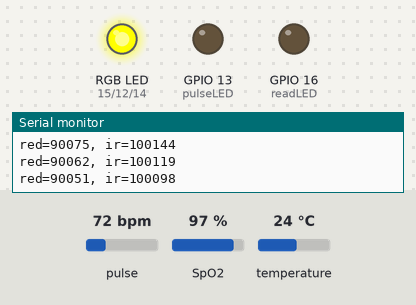
Bench run of a sketch on a simulated ESP8266 (NodeMCU). On the bench: an RGB LED mixed from three pins (HIGH = lit), output pins drawn as LEDs (lit = HIGH), the last lines printed to the serial monitor. Inputs (shaded band) come from the test bench; at power-on: pulse 72 bpm, SpO2 97 %, temperature 24 °C. WiFi joins after 1.5 s; servers stay silent unless stated; uploads are accepted with an empty reply.

Above: at 15.4 s.
15.5 s: pulse set to 53 bpm
At 20.1 s:
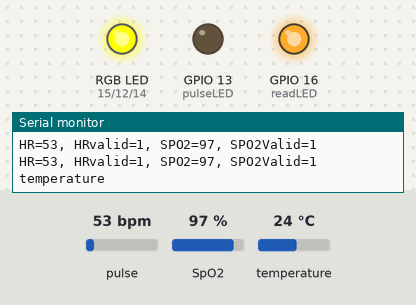
20.3 s: pulse set to 48 bpm
At 21.0 s:
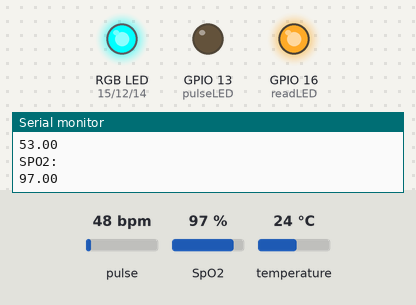
Timing chart, 0 to 24.5 s (numbered marks = the images above; inputs shaded):
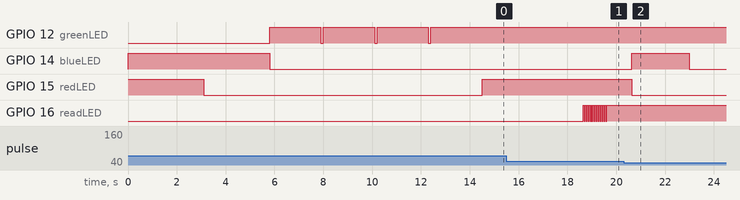

The sketch:

IOT-Challenge-NodeMCU-Program-File.ino
```cpp
/*
Author: Erick Alberto Bustos Cruz

Using: SparkFun MAX3010x Pulse and Proximity Library

Script that:
1) Takes oxygen, temperature and heart rate measurments using a NODEMCU
2) Sends them back to the comuputer via WiFi
3) And publishes them in a Local Database

*/

// Internet Connection
#include <ESP8266WiFi.h>
#include <WiFiClient.h>

const char *ssid = "WiFi Name";
const char *password = "WiFi Password";

char host[48];
String strhost = "Your computer's IP";

String strurl = "/path/save_data_db.php"; // Location of php file to send information to the Data Base

//RGB Pin Declaration NodeMCU
int redLED  = 15;   //D8
int greenLED = 12;  //D5
int blueLED  = 14;   //D6

WiFiClient clientWiFi;

//Declarations for  MAX30102 sensor
#include <Wire.h>
#include "MAX30105.h"
#include "heartRate.h"
#include "spo2_algorithm.h"

MAX30105 particleSensor;
#define MAX_BRIGHTNESS 255

//Variables to obtain data
const byte RATE_SIZE = 4;
byte hrates[RATE_SIZE];
long lastBeat = 0;
byte rateSpot = 0;
float beatsPerMinute;
int beatAvg;
float valuesox[2];

//Variables to be saved in database
float temp; // Temperature
float heart_rate; // Heart Rate
float spo; // %SpO2


bool spocond = true;
bool heartRatecond = true;

//Creation of variables for oximetry measurement

#if defined(__AVR_ATmega328P__) || defined(__AVR_ATmega168__)
//Arduino Uno doesn't have enough SRAM to store 100 samples of IR led data and red led data in 32-bit format
//To solve this problem, 16-bit MSB of the sampled data will be truncated. Samples become 16-bit data.
uint16_t irBuffer[100]; //infrared LED sensor data
uint16_t redBuffer[100];  //red LED sensor data
#else

uint32_t irBuffer[100]; //infrared LED sensor data
uint32_t redBuffer[100];  //red LED sensor data
#endif

int32_t bufferLength; //data length
int32_t spo2; //SPO2 value
int8_t validSPO2; //indicator to show if the SPO2 calculation is valid
int32_t heartRate; //heart rate value
int8_t validHeartRate; //indicator to show if the heart rate calculation is valid

byte pulseLED = 13; //Must be on PWM pin
byte readLED = 16; //Blinks with each data read

//LED COLOR FUNCTIONS
void off()
{
  digitalWrite(redLED, LOW);
  digitalWrite(greenLED, LOW);
  digitalWrite(blueLED, LOW);
  delay(100);
}
void red()
{
  //RED
  digitalWrite(redLED, HIGH);
  digitalWrite(greenLED, LOW);
  digitalWrite(blueLED, LOW);
  delay(100);
}
void green()
{
  //GREEN
  digitalWrite(redLED, LOW);
  digitalWrite(greenLED, HIGH);
  digitalWrite(blueLED, LOW);
  delay(100);
}
void blue()
{
  //BLUE
  digitalWrite(redLED, LOW);
  digitalWrite(greenLED, LOW);
  digitalWrite(blueLED, HIGH);
  delay(100);
}

void yellow()
{
  //YELLOW
  digitalWrite(redLED, HIGH);
  digitalWrite(greenLED, HIGH);
  digitalWrite(blueLED, LOW);
  delay(100);

}

void cyan()
{
  //CYAN
  digitalWrite(redLED, LOW);
  digitalWrite(greenLED, HIGH);
  digitalWrite(blueLED, HIGH);
  delay(100);
}

void purple()
{
  //PURPLE
  digitalWrite(redLED, HIGH);
  digitalWrite(greenLED, LOW);
  digitalWrite(blueLED, HIGH);
  delay(100);

}

void white()
{
  //WHITE
  digitalWrite(redLED, HIGH);
  digitalWrite(greenLED, HIGH);
  digitalWrite(blueLED, HIGH);
  delay(100);
}

//Sends data to from NODEMCU to the computer
String senddata(String data)
{
  String line_error = "Connection Failed";
  String line_connection = "Successful Connection";
  int count = 0;

  WiFiClient client;
  strhost.toCharArray(host, 49);
  if (!client.connect(host, 80)) {
    red();
    return line_error;
  }


  client.print(String("POST ") + strurl + " HTTP/1.1" + "\r\n" +
               "Host: " + strhost + "\r\n" +
               "Accept: */*" + "*\r\n" +
               "Content-Length: " + data.length() + "\r\n" +
               "Content-Type: application/x-www-form-urlencoded" + "\r\n" +
               "\r\n" + data);
  delay(10);
  Serial.print("Sending data to SQL...");

  //If after 5 seconds, the client does not answer, terminate the request
  count = 0;
  while (client.available() == 0)
  {
    delay(1000);
    if (count == 4)
    {
      Serial.println("Client out of time!");
      client.stop();
      red();
      return line_error;
    }
    count++;
  }
  Serial.println("Data sent");
  green();

  // Reads all the lines it receives from the server and prints them through the serial terminal
  while (client.available()) {
    line_connection = client.readStringUntil('\r');
  }
  Serial.println(line_connection);
  return line_connection;
}


//Connects the NODEMCU to WiFi
void internetconnection() {
  Serial.print("Connecting to WiFi: ");
  Serial.println(ssid);
  WiFi.mode(WIFI_STA);
  WiFi.begin(ssid, password);
  while (WiFi.status() != WL_CONNECTED)
  {
    delay(500);
    Serial.print(".");

  }
  Serial.println("");
  Serial.println("WiFi connected");
  Serial.print("IP Adress: ");
  Serial.println(WiFi.localIP());
  Serial.println("");
  Serial.println("");

}


//Measures temperature with MAX30102 sensor
float temperature() {
  Serial.println("temperature\n");
  float temperature;
  for ( int j = 0; j < 51; j++) {
    temperature = particleSensor.readTemperature();
  }
  return temperature + 8;
}

//Measures oxigen levels with MAX30102 sensor
void oxygen() {
  bufferLength = 100; //buffer length of 100 stores 4 seconds of samples running at 25sps

  //read the first 100 samples, and determine the signal range
  for (byte i = 0 ; i < bufferLength ; i++)
  {
    while (particleSensor.available() == false) //do we have new data?
      particleSensor.check(); //Check the sensor for new data

    redBuffer[i] = particleSensor.getRed();

    irBuffer[i] = particleSensor.getIR();
    particleSensor.nextSample(); //We're finished with this sample so move to next sample

    Serial.print(F("red="));
    Serial.print(redBuffer[i], DEC);
    Serial.print(F(", ir="));
    Serial.println(irBuffer[i], DEC);
  }

  //calculate heart rate and SpO2 after first 100 samples (first 4 seconds of samples)
  maxim_heart_rate_and_oxygen_saturation(irBuffer, bufferLength, redBuffer, &spo2, &validSPO2, &heartRate, &validHeartRate);

  int contloop = 0;


  //Continuously taking samples from MAX30102.  Heart rate and SpO2 are calculated every 1 second
  while (1)
  {
    contloop = contloop + 1;
    //dumping the first 25 sets of samples in the memory and shift the last 75 sets of samples to the top
    for (byte i = 25; i < 100; i++)
    {
      redBuffer[i - 25] = redBuffer[i];
      irBuffer[i - 25] = irBuffer[i];
    }

    //take 25 sets of samples before calculating the heart rate.
    for (byte i = 75; i < 100; i++)
    {
      while (particleSensor.available() == false) //do we have new data?
        particleSensor.check(); //Check the sensor for new data

      digitalWrite(readLED, !digitalRead(readLED)); //Blink onboard LED with every data read

      redBuffer[i] = particleSensor.getRed();

      irBuffer[i] = particleSensor.getIR();
      particleSensor.nextSample(); //We're finished with this sample so move to next sample

      //send samples and calculation result to terminal program through UART

      Serial.print(F("HR="));
      Serial.print(heartRate, DEC);

      Serial.print(F(", HRvalid="));
      Serial.print(validHeartRate, DEC);

      Serial.print(F(", SPO2="));
      Serial.print(spo2, DEC);

      Serial.print(F(", SPO2Valid="));
      Serial.println(validSPO2, DEC);
    }

    maxim_heart_rate_and_oxygen_saturation(irBuffer, bufferLength, redBuffer, &spo2, &validSPO2, &heartRate, &validHeartRate);

    if (heartRate > 50 && heartRate < 110 && heartRatecond == true) {
      heartRatecond = false;
      valuesox[1] = heartRate;
    }
    if (spo2 < 101 && spo2 > 69 && spocond == true) {
      spocond = false;
      valuesox[0] = spo2;
    }
    if ((spocond == true || heartRatecond == true) && contloop > 10) {
      red();
      break;

    }
    if(spocond == false && heartRatecond == false){
      break;
    }

  }


}


void setup()
{
  //Definition of RGB LED
  pinMode(redLED, OUTPUT);
  pinMode(greenLED, OUTPUT);
  pinMode(blueLED, OUTPUT);

  purple();

  delay(3000);


  // Comenzar serial
  Serial.begin(115200);

  //Connect to WiFi
  blue(); //Indicator: Connected
  delay(1000);
  internetconnection();
  blue();

  //Initialize oxymetry pins
  pinMode(pulseLED, OUTPUT);
  pinMode(readLED, OUTPUT);

  // Initialize MAX30102
  if (!particleSensor.begin(Wire, I2C_SPEED_FAST)) //Use default I2C port, 400kHz speed
  {
    Serial.println("MAX30105 was not found. Please check wiring/power. ");
    while (1);
  }

  byte ledBrightness = 60; //Options: 0=Off to 255=50mA
  byte sampleAverage = 4; //Options: 1, 2, 4, 8, 16, 32
  byte ledMode = 2; //Options: 1 = Red only, 2 = Red + IR, 3 = Red + IR + Green
  byte sampleRate = 100; //Options: 50, 100, 200, 400, 800, 1000, 1600, 3200
  int pulseWidth = 411; //Options: 69, 118, 215, 411
  int adcRange = 4096; //Options: 2048, 4096, 8192, 16384

  particleSensor.setup(ledBrightness, sampleAverage, ledMode, sampleRate, pulseWidth, adcRange);

  Serial.println("Starting Measurments\n");
  green();
  delay(2000);
  off();
  green();
  delay(2000);
  off(); //Ready to use sensors
  green();
  delay(2000);
  off();
  green();
  delay(2000);


  //Measure oxygen and heart rate
  yellow(); //Indicator: In use
  oxygen();
  spo = valuesox[0];
  heart_rate = valuesox[1];

  particleSensor.enableDIETEMPRDY();

  // Measure temperature
  temp = temperature();
  delay(1000);

  Serial.println("Temperature:");
  Serial.println(temp);
  Serial.println("Heart Rate:");
  Serial.println(heart_rate);
  Serial.println("SPO2:");
  Serial.println(spo);


  if (spocond == false && heartRatecond == false) {
    cyan(); // Indicator: I finished taking the measurements and I am sending them
    delay(2000);
    senddata("oxygen=" + String(spo) + "&heart_rate=" + String(heart_rate) + "&temperature=" + String(temp, 2));
  }
  //Indicator: green if  sent  correctly, red if not
}

void loop() {

}
```

Measured:
- the behaviour switches between 51 and 50 bpm on pulse (found by bisection; images 1 and 2)
